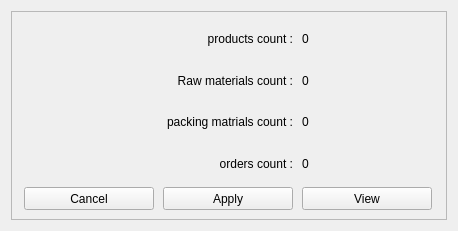
<?xml version="1.0" encoding="UTF-8"?>
<ui version="4.0">
 <class>ImportBackup</class>
 <widget class="QWidget" name="ImportBackup">
  <property name="geometry">
   <rect>
    <x>0</x>
    <y>0</y>
    <width>458</width>
    <height>231</height>
   </rect>
  </property>
  <property name="minimumSize">
   <size>
    <width>458</width>
    <height>231</height>
   </size>
  </property>
  <property name="maximumSize">
   <size>
    <width>458</width>
    <height>231</height>
   </size>
  </property>
  <property name="windowTitle">
   <string>Import backup</string>
  </property>
  <property name="windowIcon">
   <iconset>
    <normaloff>icons/logo.png</normaloff>icons/logo.png</iconset>
  </property>
  <layout class="QGridLayout" name="gridLayout_2">
   <item row="1" column="0">
    <widget class="QFrame" name="frame">
     <property name="maximumSize">
      <size>
       <width>576</width>
       <height>213</height>
      </size>
     </property>
     <property name="layoutDirection">
      <enum>Qt::LeftToRight</enum>
     </property>
     <property name="frameShape">
      <enum>QFrame::StyledPanel</enum>
     </property>
     <property name="frameShadow">
      <enum>QFrame::Raised</enum>
     </property>
     <layout class="QGridLayout" name="gridLayout" rowstretch="0,0,0,0,0">
      <property name="horizontalSpacing">
       <number>6</number>
      </property>
      <item row="4" column="0">
       <widget class="QPushButton" name="cancel">
        <property name="minimumSize">
         <size>
          <width>130</width>
          <height>23</height>
         </size>
        </property>
        <property name="maximumSize">
         <size>
          <width>130</width>
          <height>23</height>
         </size>
        </property>
        <property name="text">
         <string>Cancel</string>
        </property>
       </widget>
      </item>
      <item row="3" column="2">
       <widget class="QLabel" name="orders_count">
        <property name="layoutDirection">
         <enum>Qt::LeftToRight</enum>
        </property>
        <property name="text">
         <string>0</string>
        </property>
        <property name="alignment">
         <set>Qt::AlignLeading|Qt::AlignLeft|Qt::AlignVCenter</set>
        </property>
       </widget>
      </item>
      <item row="4" column="2">
       <widget class="QPushButton" name="view_data">
        <property name="minimumSize">
         <size>
          <width>130</width>
          <height>23</height>
         </size>
        </property>
        <property name="maximumSize">
         <size>
          <width>130</width>
          <height>23</height>
         </size>
        </property>
        <property name="text">
         <string>View</string>
        </property>
       </widget>
      </item>
      <item row="4" column="1">
       <widget class="QPushButton" name="import_b">
        <property name="minimumSize">
         <size>
          <width>130</width>
          <height>23</height>
         </size>
        </property>
        <property name="maximumSize">
         <size>
          <width>130</width>
          <height>23</height>
         </size>
        </property>
        <property name="text">
         <string>Apply</string>
        </property>
       </widget>
      </item>
      <item row="2" column="2">
       <widget class="QLabel" name="packing_materials_count">
        <property name="layoutDirection">
         <enum>Qt::LeftToRight</enum>
        </property>
        <property name="text">
         <string>0</string>
        </property>
        <property name="alignment">
         <set>Qt::AlignLeading|Qt::AlignLeft|Qt::AlignVCenter</set>
        </property>
       </widget>
      </item>
      <item row="1" column="2">
       <widget class="QLabel" name="raw_materials_count">
        <property name="layoutDirection">
         <enum>Qt::LeftToRight</enum>
        </property>
        <property name="text">
         <string>0</string>
        </property>
        <property name="alignment">
         <set>Qt::AlignLeading|Qt::AlignLeft|Qt::AlignVCenter</set>
        </property>
       </widget>
      </item>
      <item row="0" column="2">
       <widget class="QLabel" name="products_count">
        <property name="layoutDirection">
         <enum>Qt::LeftToRight</enum>
        </property>
        <property name="text">
         <string>0</string>
        </property>
        <property name="alignment">
         <set>Qt::AlignLeading|Qt::AlignLeft|Qt::AlignVCenter</set>
        </property>
       </widget>
      </item>
      <item row="0" column="0" colspan="2">
       <widget class="QLabel" name="label">
        <property name="layoutDirection">
         <enum>Qt::LeftToRight</enum>
        </property>
        <property name="text">
         <string>products count :</string>
        </property>
        <property name="alignment">
         <set>Qt::AlignRight|Qt::AlignTrailing|Qt::AlignVCenter</set>
        </property>
       </widget>
      </item>
      <item row="1" column="0" colspan="2">
       <widget class="QLabel" name="label_2">
        <property name="layoutDirection">
         <enum>Qt::LeftToRight</enum>
        </property>
        <property name="text">
         <string>Raw materials count :</string>
        </property>
        <property name="alignment">
         <set>Qt::AlignRight|Qt::AlignTrailing|Qt::AlignVCenter</set>
        </property>
       </widget>
      </item>
      <item row="2" column="0" colspan="2">
       <widget class="QLabel" name="label_3">
        <property name="layoutDirection">
         <enum>Qt::LeftToRight</enum>
        </property>
        <property name="text">
         <string>packing matrials count :</string>
        </property>
        <property name="alignment">
         <set>Qt::AlignRight|Qt::AlignTrailing|Qt::AlignVCenter</set>
        </property>
       </widget>
      </item>
      <item row="3" column="0" colspan="2">
       <widget class="QLabel" name="label_4">
        <property name="layoutDirection">
         <enum>Qt::LeftToRight</enum>
        </property>
        <property name="text">
         <string>orders count :</string>
        </property>
        <property name="alignment">
         <set>Qt::AlignRight|Qt::AlignTrailing|Qt::AlignVCenter</set>
        </property>
       </widget>
      </item>
     </layout>
    </widget>
   </item>
  </layout>
 </widget>
 <resources/>
 <connections/>
</ui>
